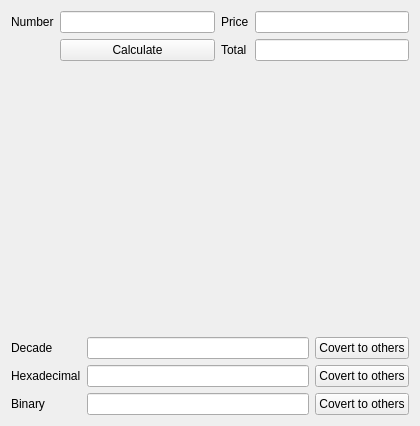
<?xml version="1.0" encoding="UTF-8"?>
<ui version="4.0">
 <class>Widget</class>
 <widget class="QWidget" name="Widget">
  <property name="geometry">
   <rect>
    <x>0</x>
    <y>0</y>
    <width>420</width>
    <height>426</height>
   </rect>
  </property>
  <property name="windowTitle">
   <string>Widget</string>
  </property>
  <layout class="QVBoxLayout" name="verticalLayout">
   <item>
    <layout class="QGridLayout" name="gridLayout">
     <item row="0" column="0">
      <widget class="QLabel" name="label">
       <property name="text">
        <string>Number</string>
       </property>
      </widget>
     </item>
     <item row="0" column="1">
      <widget class="QLineEdit" name="editNum"/>
     </item>
     <item row="0" column="2">
      <widget class="QLabel" name="label_2">
       <property name="text">
        <string>Price</string>
       </property>
      </widget>
     </item>
     <item row="0" column="3">
      <widget class="QLineEdit" name="editPrice"/>
     </item>
     <item row="1" column="2">
      <widget class="QLabel" name="label_3">
       <property name="text">
        <string>Total</string>
       </property>
      </widget>
     </item>
     <item row="1" column="3">
      <widget class="QLineEdit" name="editTotal"/>
     </item>
     <item row="1" column="1">
      <widget class="QPushButton" name="btnCal">
       <property name="text">
        <string>Calculate</string>
       </property>
      </widget>
     </item>
    </layout>
   </item>
   <item>
    <spacer name="verticalSpacer">
     <property name="orientation">
      <enum>Qt::Vertical</enum>
     </property>
     <property name="sizeHint" stdset="0">
      <size>
       <width>20</width>
       <height>256</height>
      </size>
     </property>
    </spacer>
   </item>
   <item>
    <layout class="QGridLayout" name="gridLayout_2">
     <item row="2" column="2">
      <widget class="QPushButton" name="btnBin">
       <property name="text">
        <string>Covert to others</string>
       </property>
      </widget>
     </item>
     <item row="1" column="2">
      <widget class="QPushButton" name="btnHex">
       <property name="text">
        <string>Covert to others</string>
       </property>
      </widget>
     </item>
     <item row="0" column="0">
      <widget class="QLabel" name="label_4">
       <property name="minimumSize">
        <size>
         <width>0</width>
         <height>0</height>
        </size>
       </property>
       <property name="text">
        <string>Decade</string>
       </property>
      </widget>
     </item>
     <item row="0" column="1">
      <widget class="QLineEdit" name="editDec"/>
     </item>
     <item row="1" column="1">
      <widget class="QLineEdit" name="editHex"/>
     </item>
     <item row="0" column="2">
      <widget class="QPushButton" name="btnDec">
       <property name="text">
        <string>Covert to others</string>
       </property>
      </widget>
     </item>
     <item row="1" column="0">
      <widget class="QLabel" name="label_7">
       <property name="text">
        <string>Hexadecimal</string>
       </property>
      </widget>
     </item>
     <item row="2" column="0">
      <widget class="QLabel" name="label_8">
       <property name="text">
        <string>Binary</string>
       </property>
      </widget>
     </item>
     <item row="2" column="1">
      <widget class="QLineEdit" name="editBin"/>
     </item>
    </layout>
   </item>
  </layout>
 </widget>
 <resources/>
 <connections/>
</ui>
